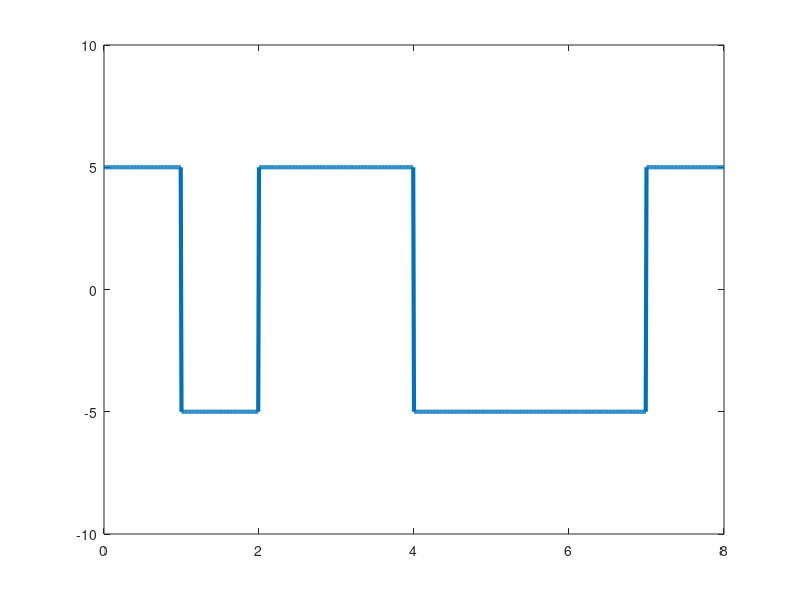

The MATLAB script that drew this image:
bits=[0 1 0 0 1 1 1 0];
bitduration=1;
T=length(bits)*bitduration;
fs=100;
t=0:bitduration/fs:T;



x=zeros(1,length(t));


for i=1:length(bits)

    if(bits(i)==1)

      x((i-1)*fs+1:i*fs)=-5;


     else

       x((i-1)*fs+1:i*fs)=5;


    end



end

x(i*fs+1)=x(i*fs);


plot(t,x,'Linewidth',3);
xlim([0,T]);
ylim([-10 10]);


counter=0;

for i=1:fs:length(x)-1
  counter=counter+1;
    if(x(i)==5)
      result(counter)=0;
    else
       result(counter)=1;
    end
end

  disp('result');
